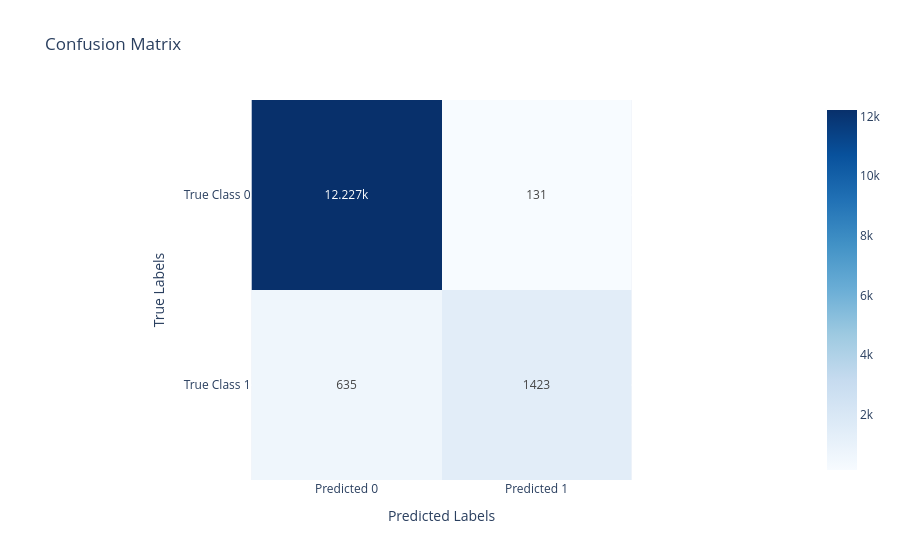

Here is the notebook cell this chart was saved with:
### Code cell
dt_visualizer.plot_confusion_matrix()

### Figure 1 — Plotly figure (JSON) as saved in the notebook; plotly's stock layout.template omitted (floating-point values rounded to 4 significant figures)
{"data": [{"coloraxis": "coloraxis", "name": "0", "texttemplate": "%{z}", "x": ["Predicted 0", "Predicted 1"], "y": ["True Class 0", "True Class 1"], "z": [[12227, 131], [635, 1423]], "type": "heatmap", "xaxis": "x", "yaxis": "y", "hovertemplate": "x: %{x}<br>y: %{y}<br>color: %{z}<extra></extra>"}], "layout": {"xaxis": {"anchor": "y", "domain": [0.0, 1.0], "scaleanchor": "y", "constrain": "domain", "title": {"text": "Predicted Labels"}}, "yaxis": {"anchor": "x", "domain": [0.0, 1.0], "autorange": "reversed", "constrain": "domain", "title": {"text": "True Labels"}}, "coloraxis": {"colorscale": [[0.0, "rgb(247,251,255)"], [0.125, "rgb(222,235,247)"], [0.25, "rgb(198,219,239)"], [0.375, "rgb(158,202,225)"], [0.5, "rgb(107,174,214)"], [0.625, "rgb(66,146,198)"], [0.75, "rgb(33,113,181)"], [0.875, "rgb(8,81,156)"], [1.0, "rgb(8,48,107)"]]}, "title": {"text": "Confusion Matrix"}, "showlegend": false}}
